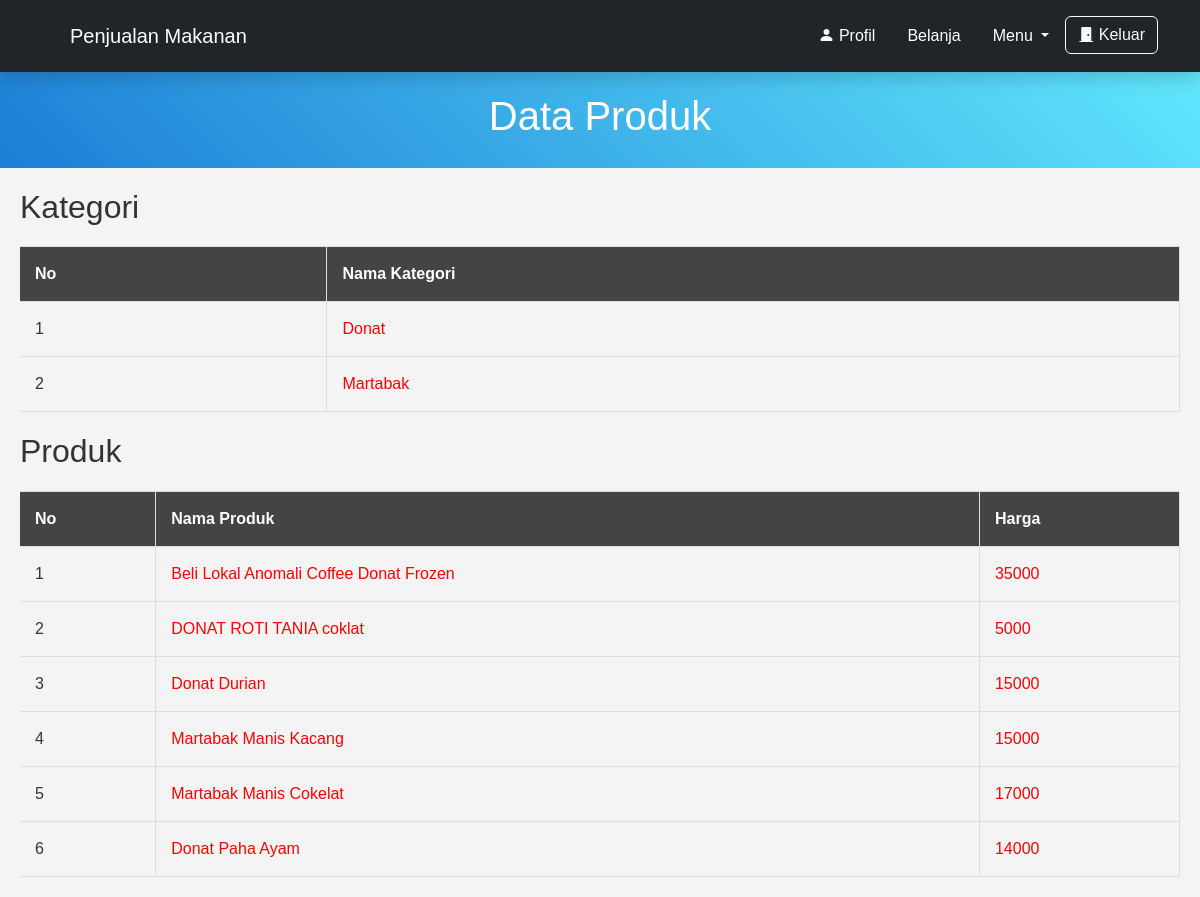
The app's page /home.php with its own data.
### tables this page shows
CREATE TABLE `kategori` (
  `id` int(11) NOT NULL,
  `nama` varchar(250) DEFAULT NULL
);

CREATE TABLE `produk` (
  `id` int(11) NOT NULL,
  `kategori_id` int(11) DEFAULT NULL,
  `nama` varchar(255) NOT NULL,
  `harga` varchar(100) DEFAULT NULL,
  `foto` varchar(255) DEFAULT NULL,
  `detai` text,
  `stok` varchar(3) NOT NULL,
  `gambar` blob
);

### home.php (the view, shortened to what this page needs)
<?php require_once('layout/header.php'); ?>
<?php require_once('layout/navbar.php'); ?>
<!DOCTYPE html>
<html lang="en">
<head>
</head>
<body>
    <header>
        <h1>Data Produk</h1>
    </header>
    <?php require_once('layout/navbar.php'); ?>
    <section id="kategori">
        <h2>Kategori</h2>
        <table>
            <thead>
                <tr>
                    <th>No</th>
                    <th>Nama Kategori</th>
                </tr>
            </thead>
            <tbody>
                <?php
                include 'conn.php';
                $queryKategori = mysqli_query($conn, "SELECT * FROM kategori");
                $no = 1;
                while ($rowKategori = mysqli_fetch_assoc($queryKategori)) {
                    echo "<tr>";
                    echo "<td>" . $no++ . "</td>";
                    echo "<td class='php-text'>" . $rowKategori['nama'] . "</td>";
                    echo "</tr>";
                }
                ?>
            </tbody>
        </table>
    </section>
    <section id="produk">
        <h2>Produk</h2>
        <table>
            <thead>
                <tr>
                    <th>No</th>
                    <th>Nama Produk</th>
                    <th>Harga</th>
                </tr>
            </thead>
            <tbody>
                <?php
                $queryProduk = mysqli_query($conn, "SELECT * FROM produk");
                $no = 1;
                while ($rowProduk = mysqli_fetch_assoc($queryProduk)) {
                    echo "<tr>";
                    echo "<td>" . $no++ . "</td>";
                    echo "<td class='php-text'>" . $rowProduk['nama'] . "</td>";
                    echo "<td class='php-text'>" . $rowProduk['harga'] . "</td>";
                    echo "</tr>";
                }
                ?>
            </tbody>
        </table>
    </section>
</body>
</html>

### home.php (style rules this page uses)
body { font-family: 'Arial', sans-serif; background-color: #f4f4f4; margin: 0; padding: 0; color: #333; }
header { background-image: linear-gradient(45deg, #1c7ed6 0%, #60e7fd 100%); color: #fff; text-align: center; padding: 20px 0; }
section { margin: 20px; }
table { width: 100%; border-collapse: collapse; margin-top: 20px; }
th, td { border: 1px solid #ddd; padding: 15px; text-align: left; }
th { background-color: #444; color: #fff; }
th:first-child, td:first-child { border-left: none; }
.php-text { color: #FF0000; }

### records on screen
kategori: nama "Donat"
kategori: nama "Martabak"
produk: nama "Beli Lokal Anomali Coffee Donat Frozen", harga "35000"
produk: nama "DONAT ROTI TANIA coklat", harga "5000"
produk: nama "Donat Durian", harga "15000"
produk: nama "Martabak Manis Kacang", harga "15000"
produk: nama "Martabak Manis Cokelat", harga "17000"
produk: nama "Donat Paha Ayam", harga "14000"
